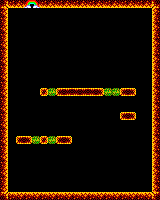

This game map was drawn from its Tiled (.tmx) file and the tilesets committed beside it. A one-line description and the full map source follow:
An orthogonal 20x25 tile map with 8x8 px tiles, 1 tile layer (Capa de patrones 1).

<map version="1.5" tiledversion="1.7.1" orientation="orthogonal" renderorder="right-down" width="20" height="25" tilewidth="8" tileheight="8" infinite="0" nextlayerid="2" nextobjectid="1">
 <tileset firstgid="13" source="tileset_02.tsx" />
 <layer id="1" name="Capa de patrones 1" width="20" height="25">
  <data encoding="csv">
35,19,20,21,22,19,20,19,20,19,20,19,20,19,20,19,20,19,20,32,
15,36,36,36,36,36,36,36,36,36,36,36,36,36,36,36,36,36,36,17,
16,36,36,36,36,36,36,36,36,36,36,36,36,36,36,36,36,36,36,18,
15,36,36,36,36,36,36,36,36,36,36,36,36,36,36,36,36,36,36,17,
16,36,36,36,36,36,36,36,36,36,36,36,36,36,36,36,36,36,36,18,
15,36,36,36,36,36,36,36,36,36,36,36,36,36,36,36,36,36,36,17,
16,36,36,36,36,36,36,36,36,36,36,36,36,36,36,36,36,36,36,18,
15,36,36,36,36,36,36,36,36,36,36,36,36,36,36,36,36,36,36,17,
16,36,36,36,36,36,36,36,36,36,36,36,36,36,36,36,36,36,36,18,
15,36,36,36,36,36,36,36,36,36,36,36,36,36,36,36,36,36,36,17,
16,36,36,36,36,36,36,36,36,36,36,36,36,36,36,36,36,36,36,18,
15,36,36,36,36,27,29,23,25,26,25,26,24,29,29,23,24,36,36,17,
16,36,36,36,36,36,36,36,36,36,36,36,36,36,36,36,36,36,36,18,
15,36,36,36,36,36,36,36,36,36,36,36,36,36,36,36,36,36,36,17,
16,36,36,36,36,36,36,36,36,36,36,36,36,36,36,23,24,36,36,18,
15,36,36,36,36,36,36,36,36,36,36,36,36,36,36,36,36,36,36,17,
16,36,36,36,36,36,36,36,36,36,36,36,36,36,36,36,36,36,36,18,
15,36,23,24,29,27,29,23,24,36,36,36,36,36,36,36,36,36,36,17,
16,36,36,36,36,36,36,36,36,36,36,36,36,36,36,36,36,36,36,18,
15,36,36,36,36,36,36,36,36,36,36,36,36,36,36,36,36,36,36,17,
16,36,36,36,36,36,36,36,36,36,36,36,36,36,36,36,36,36,36,18,
15,36,36,36,36,36,36,36,36,36,36,36,36,36,36,36,36,36,36,17,
16,36,36,36,36,36,36,36,36,36,36,36,36,36,36,36,36,36,36,18,
15,36,36,36,36,36,36,36,36,36,36,36,36,36,36,36,36,36,36,17,
34,14,13,14,13,14,13,14,13,14,13,14,13,14,13,14,13,14,13,33
</data>
 </layer>
</map>